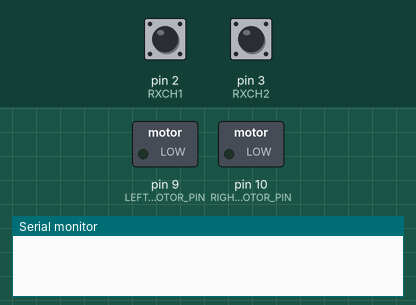
The sketch below on a simulated Arduino Uno, built with avr-gcc and run on an emulated ATmega328P. On the bench: switched loads named in the sketch (green lamp = pin HIGH), the last lines printed to the serial monitor. The test bench sets the inputs (shaded band); at power-on: pin 2 (RXCH1) LOW, pin 3 (RXCH2) LOW.

Above: at 1.2 s.
1.3 s: pin 2 (RXCH1) pulsed HIGH 5 times (0.12 s each, 0.3 s apart)
At 2.8 s:
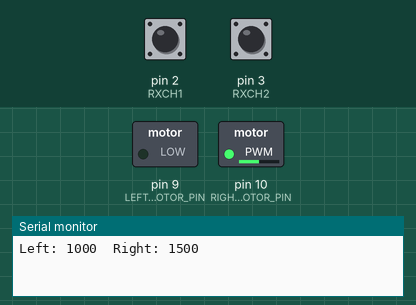
At 4.5 s:
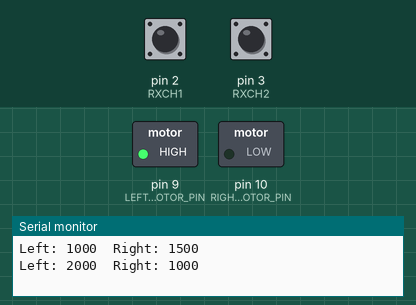
5.8 s: pin 3 (RXCH2) pulsed HIGH 5 times (0.12 s each, 0.3 s apart)
At 6.9 s:
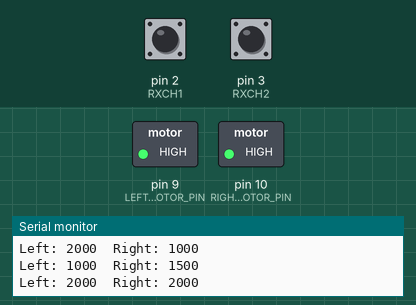
Timing chart, 0 to 10.0 s (numbered marks = the images above; inputs shaded):
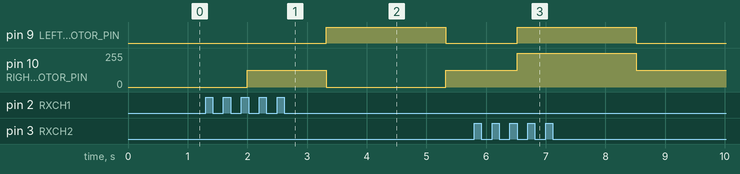

The sketch:

rightstick_yaxis.ino
```cpp
#define RXCH1 2   // Right Stick X
#define RXCH2 3   // Right Stick Y

#define LEFT_MOTOR_PIN 9
#define RIGHT_MOTOR_PIN 10

struct RC_Input {
  unsigned long pwm_ch1;
  unsigned long pwm_ch2;
};

RC_Input rc;

void setup() {
  pinMode(RXCH1, INPUT);
  pinMode(RXCH2, INPUT);

  pinMode(LEFT_MOTOR_PIN, OUTPUT);
  pinMode(RIGHT_MOTOR_PIN, OUTPUT);

  Serial.begin(9600);
}

void readReceiver(RC_Input &data) {
  data.pwm_ch1 = pulseIn(RXCH1, HIGH);
  data.pwm_ch2 = pulseIn(RXCH2, HIGH);
}

// Convert 1000–2000 to -1 to +1
float normalize(long value) {
  return (value - 1500.0) / 500.0;
}

// Deadband to stop drift
float deadband(float value, float db = 0.05) {
  if (abs(value) < db) return 0.0;
  return value;
}

// Convert -1..+1 to 1000..2000
int toPWM(float cmd) {
  cmd = constrain(cmd, -1.0, 1.0);
  return 1500 + cmd * 500;
}

void tankControlRightStick(RC_Input &rc) {

  float throttle = normalize(rc.pwm_ch2); // Forward / Back
  float steering = normalize(rc.pwm_ch1); // Left / Right

  throttle = deadband(throttle);
  steering = deadband(steering);

  // Arcade mix
  float leftCmd  = throttle + steering;
  float rightCmd = throttle - steering;

  leftCmd  = constrain(leftCmd, -1.0, 1.0);
  rightCmd = constrain(rightCmd, -1.0, 1.0);

  int leftPWM  = toPWM(leftCmd);
  int rightPWM = toPWM(rightCmd);

  // Send to motor controller
  analogWrite(LEFT_MOTOR_PIN, map(leftPWM, 1000, 2000, 0, 255));
  analogWrite(RIGHT_MOTOR_PIN, map(rightPWM, 1000, 2000, 0, 255));

  Serial.print("Left: ");
  Serial.print(leftPWM);
  Serial.print("  Right: ");
  Serial.println(rightPWM);
}

void loop() {
  readReceiver(rc);
  tankControlRightStick(rc);
}
```

Measured:
- after the input at 1.3 s, pin 9 (LEFT_MOTOR_PIN): LOW → HIGH after 2.0 s, → LOW 2.0 s later
- after the input at 5.8 s, pin 9 (LEFT_MOTOR_PIN): LOW → HIGH after 0.72 s, → LOW 2.0 s later; pin 10 (RIGHT_MOTOR_PIN): 127/255 → 255/255 after 0.72 s, → 127/255 2.0 s later
